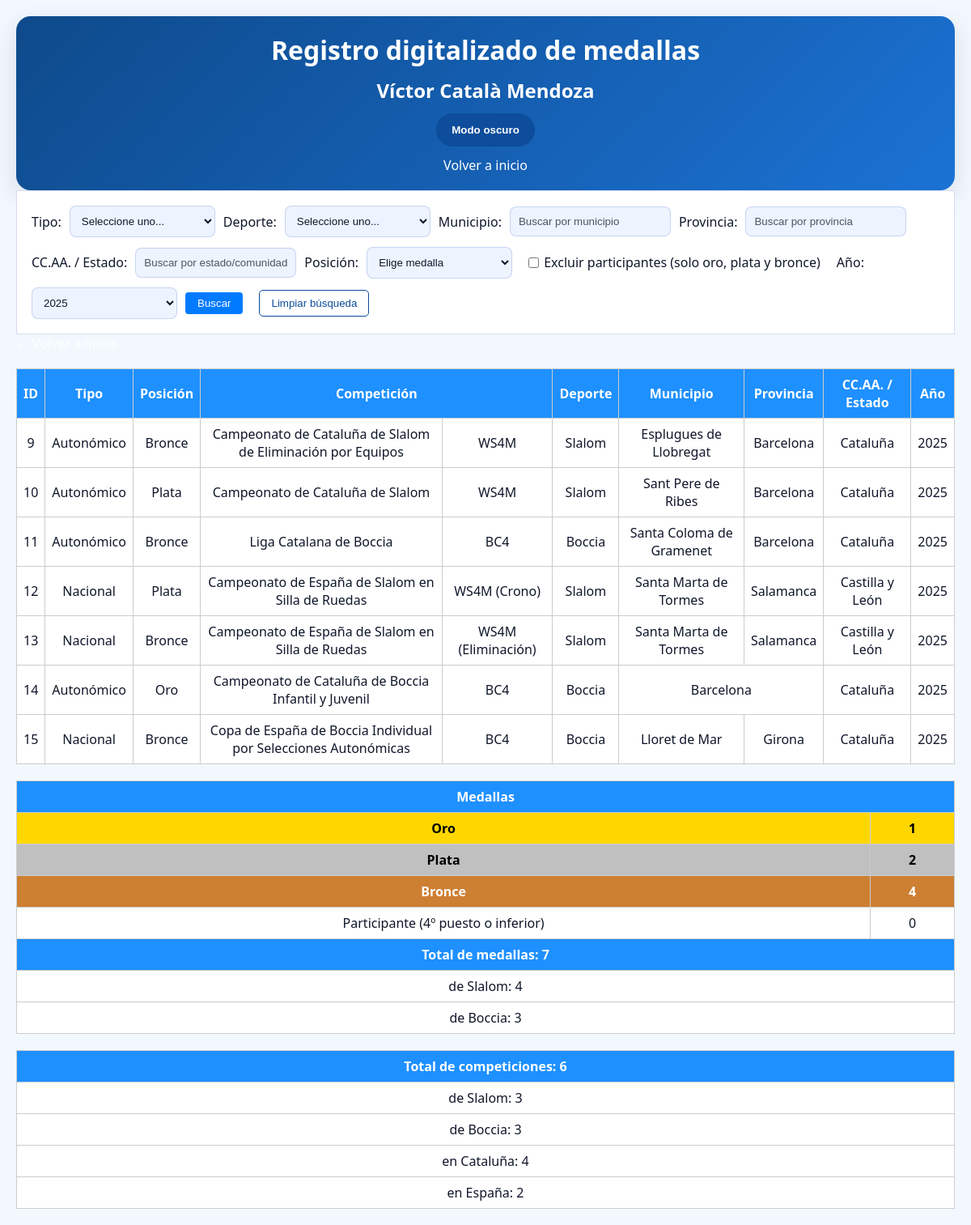
/medallero.php?year=2025, run on the app's committed database.
### tables this page shows
CREATE TABLE medallas (
    id INT AUTO_INCREMENT PRIMARY KEY,
    tipo ENUM('Autonómico', 'Nacional', 'Internacional'),
    competicion VARCHAR(255),
    deporte VARCHAR(100),
    posicion ENUM('Oro', 'Plata', 'Bronce', 'Participante'),
    division VARCHAR(100) NULL,
    lugar VARCHAR(100),
    provincia VARCHAR(100),
    comunidad VARCHAR(100),
    pais VARCHAR(100),
    year YEAR
);

### funciones.php (called while the page is built, shortened)
<?php
function iconoMedalla($posicion)
{
    switch ($posicion) {
        default:
            return ucfirst($posicion);
    }
}
?>

### medallero.php (the view, shortened to what this page needs)
<?php include 'conexion.php';
include 'funciones.php'; ?>
<!DOCTYPE html>
<html>
<head>
    <link rel="stylesheet" href="css/index.css">
</head>
<body>
    <header>
        <h1>Registro digitalizado de medallas</h1>
        <h2>Víctor Català Mendoza</h2>
        <button id="theme-toggle" type="button">Modo oscuro</button>
        <a href="index.php">Volver a inicio</a>
    </header>
    <form method="GET">
        Tipo:
        <select name="tipo">
            <option value="">Seleccione uno...</option>
        </select>
        Deporte:
        <select name="deporte">
            <option value="">Seleccione uno...</option>
        </select>
        Municipio:
        <input type="text" name="lugar" id="municipio" placeholder="Buscar por municipio">
        Provincia:
        <input type="text" name="provincia" id="provincia" placeholder="Buscar por provincia">
        CC.AA. / Estado:
        <input type="text" name="comunidad" id="comunidad" placeholder="Buscar por estado/comunidad autónoma">
        Posición:
        <select name="posicion">
            <option value="">Elige medalla</option>
        </select>
        <label class="checkbox-label">
            <input type="checkbox" name="excluir_participante" value="1" <?php echo !empty($_GET['excluir_participante']) ? 'checked' : ''; ?>> Excluir participantes (solo oro, plata y bronce)
        </label>
        Año:
        <select name="year">
            <?php
            $year_inicio = 2023;
            $year_actual = date('Y');
            for ($i = $year_inicio; $i <= $year_actual; $i++) {
                $seleccionado = ($_GET['year'] ?? '') == $i ? 'selected' : '';
                echo "<option value=\"$i\" $seleccionado>$i</option>";
            }
            ?>
        </select>
        <input type="submit" value="Buscar">
        <button type="button" id="limpiar-filtros">Limpiar búsqueda</button>
    </form>
    <a href="index.php">&larr; Volver a inicio</a>
    <?php
    $year = $_GET['year'] ?? '';
    $where = " WHERE 1=1";
    if (!empty($year)) {
        $where .= " AND year = " . intval($year);
    }
    $whereCompeticionesSlalom = " WHERE 1=1";
    if (!empty($year)) {
        $whereCompeticionesSlalom .= " AND year = " . intval($year);
    }
    $whereCompeticionesBoccia = " WHERE deporte = 'Boccia'";
    if (!empty($year)) {
        $whereCompeticionesBoccia .= " AND year = " . intval($year);
    }
    $sql = "SELECT * FROM medallas" . $where;
    $sqlResumenSlalom = "SELECT
        SUM(CASE WHEN LOWER(posicion) = 'oro' THEN 1 ELSE 0 END) AS oro,
        SUM(CASE WHEN LOWER(posicion) = 'plata' THEN 1 ELSE 0 END) AS plata,
        SUM(CASE WHEN LOWER(posicion) = 'bronce' THEN 1 ELSE 0 END) AS bronce
    FROM medallas" . $where . " AND LOWER(deporte) LIKE '%slalom%' AND LOWER(posicion) IN ('oro', 'plata', 'bronce')";
    $sqlResumenBoccia = "SELECT
        SUM(CASE WHEN LOWER(posicion) = 'oro' THEN 1 ELSE 0 END) AS oro,
        SUM(CASE WHEN LOWER(posicion) = 'plata' THEN 1 ELSE 0 END) AS plata,
        SUM(CASE WHEN LOWER(posicion) = 'bronce' THEN 1 ELSE 0 END) AS bronce
    FROM medallas" . $where . " AND LOWER(deporte) LIKE '%boccia%' AND LOWER(posicion) IN ('oro', 'plata', 'bronce')";
    $sqlResumen = "SELECT
        SUM(posicion = 'oro') AS oro,
        SUM(posicion = 'plata') AS plata,
        SUM(posicion = 'bronce') AS bronce,
        SUM(posicion IN ('participante')) AS total_participantes,
        SUM(posicion IN ('oro', 'plata', 'bronce')) AS total_medallas,
        (SELECT COUNT(DISTINCT competicion, year) FROM competiciones_slalom" . $whereCompeticionesSlalom . " AND posicion IN ('oro', 'plata', 'bronce', 'participante')) AS total_competiciones_slalom,
        (SELECT COUNT(DISTINCT competicion) FROM medallas" . $whereCompeticionesBoccia . " AND posicion IN ('oro', 'plata', 'bronce', 'participante')) AS total_competiciones_boccia,
        (SELECT COUNT(DISTINCT competicion, year) FROM competiciones_slalom" . $whereCompeticionesSlalom . " AND tipo = 'autonomico' AND posicion IN ('oro', 'plata', 'bronce', 'participante')) AS total_catalunya_slalom,
        (SELECT COUNT(DISTINCT competicion) FROM medallas" . $whereCompeticionesBoccia . " AND tipo = 'autonomico' AND posicion IN ('oro', 'plata', 'bronce', 'participante')) AS total_catalunya_boccia,
        (SELECT COUNT(DISTINCT competicion, year) FROM competiciones_slalom" . $whereCompeticionesSlalom . " AND tipo = 'nacional' AND posicion IN ('oro', 'plata', 'bronce', 'participante')) AS total_espanna_slalom,
        (SELECT COUNT(DISTINCT competicion) FROM medallas" . $whereCompeticionesBoccia . " AND tipo = 'nacional' AND posicion IN ('oro', 'plata', 'bronce', 'participante')) AS total_espanna_boccia,
        COUNT(*) AS total_registros
    FROM medallas" . $where . " AND posicion IN ('oro', 'plata', 'bronce', 'participante')";
    $resultado = $conexion->query($sql);
    if ($resultado->num_rows > 0): ?>
        <table>
            <tr>
                <th>ID</th>
                <th>Tipo</th>
                <th>Posición</th>
                <th colspan="2">Competición</th>
                <th>Deporte</th>
                <th>Municipio</th>
                <th>Provincia</th>
                <th>CC.AA. / Estado</th>
                <th>Año</th>
            </tr>
            <?php while ($fila = $resultado->fetch_assoc()): ?>
                <tr>
                    <td><?php echo $fila['id']; ?></td>
                    <td><?php echo $fila['tipo']; ?></td>
                    <td class="<?php echo $fila['posicion']; ?>">
                        <?php echo iconoMedalla($fila['posicion']); ?>
                    </td>
                    <td><?php echo $fila['competicion']; ?></td>
                    <td><?php echo $fila['division']; ?></td>
                    <td><?php echo $fila['deporte']; ?></td>
                    <?php
                    if ($fila['lugar'] == $fila['provincia']) {
                        echo '<td colspan="2">' . $fila['lugar'] . '</td>';
                        echo '<td>' . $fila['comunidad'] . '</td>';
                    } elseif ($fila['provincia'] == $fila['comunidad']) {
                        echo '<td colspan="2">' . $fila['provincia'] . '</td>';
                    } else {
                        echo '<td>' . $fila['lugar'] . '</td>';
                        echo '<td>' . $fila['provincia'] . '</td>';
                        echo '<td>' . $fila['comunidad'] . '</td>';
                    }
                    ?>
                    <td><?php echo $fila['year']; ?></td>
                </tr>
            <?php endwhile; ?>
        </table>
    <?php else: ?>
        <p>No se han encontrado resultados</p>
    <?php endif; ?>
    <?php
    $resultado2 = $conexion->query($sqlResumen);
    $resumen = $resultado2 ? $resultado2->fetch_assoc() : null;
    $resultadoSlalom = $conexion->query($sqlResumenSlalom);
    $resumenSlalom = $resultadoSlalom ? $resultadoSlalom->fetch_assoc() : null;
    $resultadoBoccia = $conexion->query($sqlResumenBoccia);
    $resumenBoccia = $resultadoBoccia ? $resultadoBoccia->fetch_assoc() : null;
    if ($resumen):
        $total_competiciones_slalom = (int) $resumen['total_competiciones_slalom'];
        $total_competiciones_boccia = (int) $resumen['total_competiciones_boccia'];
        $total_competiciones_deportes = $total_competiciones_slalom + $total_competiciones_boccia;
        ?>
        <table>
            <tr>
                <th colspan="2">Medallas</th>
            </tr>
            <tr>
                <th class=oro>Oro</th>
                <td class=oro><?php echo (int) $resumen['oro']; ?></td>
            </tr>
            <tr>
                <th class=plata>Plata</th>
                <td class=plata><?php echo (int) $resumen['plata']; ?></td>
            </tr>
            <tr>
                <th class=bronce>Bronce</th>
                <td class=bronce><?php echo (int) $resumen['bronce']; ?></td>
            </tr>
            <tr>
                <td>Participante (4º puesto o inferior)</td>
                <td><?php echo (int) $resumen['total_participantes']; ?></td>
            </tr>
            <tr>
                <th colspan="2">Total de medallas: <?php echo (int) $resumen['total_medallas']; ?></th>
            </tr>
            <tr>
                <td colspan="2">
                    de Slalom: <?php echo (int) (($resumenSlalom['oro'] ?? 0) + ($resumenSlalom['plata'] ?? 0) + ($resumenSlalom['bronce'] ?? 0)); ?>
                </td>
            </tr>
            <tr>
                <td colspan="2">
                    de Boccia: <?php echo (int) (($resumenBoccia['oro'] ?? 0) + ($resumenBoccia['plata'] ?? 0) + ($resumenBoccia['bronce'] ?? 0)); ?>
                </td>
            </tr>
        </table>
        <table>
            <tr>
                <th>Total de competiciones: <?php echo $total_competiciones_deportes; ?></th>
            </tr>
            <tr>
                <td>de Slalom: <?php echo $total_competiciones_slalom; ?></td>
            </tr>
            <tr>
                <td>de Boccia: <?php echo $total_competiciones_boccia; ?></td>
            </tr>
            <tr>
                <td>en Cataluña: <?php echo ((int) $resumen['total_catalunya_slalom'] + (int) $resumen['total_catalunya_boccia']); ?></td>
            </tr>
            <tr>
                <td>en España: <?php echo ((int) $resumen['total_espanna_slalom'] + (int) $resumen['total_espanna_boccia']); ?></td>
            </tr>
        </table>
    <?php else: ?>
        <p>No se han encontrado resultados</p>
    <?php endif; ?>
</body>
</html>

### css/index.css (style rules this page uses)
:root { --bg: #f3f8ff; --surface: #ffffff; --surface-soft: #edf4ff; --text: #0f172a; --muted: #4b5563; --border: rgba(30, 64, 175, 0.18); --accent: #0d4d9b; --accent-soft: #d6e6ff; --header-bg: #0e4a8b; --header-text: #ffffff; --table-header: #1e63c2; --table-row: #eff5ff; --table-alt: #dbe9ff; --button-bg: #0d4d9b; --button-text: #ffffff; --button-border: rgba(13, 77, 155, 0.34); }
* { box-sizing: border-box; padding: 0; margin: 0; }
html, body { min-height: 100%; }
body { font-family: 'Segoe UI', Tahoma, Geneva, Verdana, sans-serif; background-color: var(--bg); color: var(--text); margin: 20px; }
a { color: #ffffff; text-decoration: none; }
header { display: flex; flex-direction: column; align-items: center; justify-content: center; gap: 12px; text-align: center; padding: 20px; border-radius: 18px; background: linear-gradient(135deg, var(--header-bg), #1b72d4); color: var(--header-text); box-shadow: 0 10px 30px rgba(15, 23, 42, 0.12); }
header > * { margin: 0; }
#theme-toggle { padding: 12px 18px; background-color: var(--button-bg); color: var(--button-text); border: 1px solid var(--button-border); border-radius: 999px; cursor: pointer; font-weight: 600; transition: transform 0.2s ease, background-color 0.25s ease; }
form { background: var(--surface); padding: 18px; border: 1px solid var(--border); display: flex; flex-direction: row; flex-wrap: wrap; gap: 10px; align-items: center; }
form label, form > * { display: inline-flex; align-items: center; }
.checkbox-label { gap: 6px; padding: 10px; }
input[type="text"], input[type="date"], select, textarea { padding: 10px; border: 1px solid var(--border); border-radius: 8px; background-color: var(--surface-soft); color: var(--text); min-width: 180px; }
input[type="text"]::placeholder, input[type="date"]::placeholder, textarea::placeholder { color: var(--muted); }
input[type="submit"] { padding: 6px 15px; background-color: #007BFF; color: white; border: none; border-radius: 4px; cursor: pointer; }
#limpiar-filtros { background-color: transparent; color: var(--accent); border: 1px solid var(--accent); padding: 8px 14px; border-radius: 5px; cursor: pointer; margin-left: 10px; transition: background-color 0.3s ease, color 0.3s ease; }
table { width: 100%; border-collapse: collapse; margin-top: 20px; background: var(--surface); }
th, td { border: 1px solid #ccc; padding: 8px; text-align: center; }
th { background-color: dodgerblue; color: white; text-align: center; }
td.oro, th.oro { background-color: gold; color: black; font-weight: bold; }
td.plata, th.plata { background-color: silver; color: black; font-weight: bold; }
td.bronce, th.bronce { background-color: #cd7f32; color: white; font-weight: bold; }

### data on the page
medallas: id "9", tipo "Autonómico", posicion "Bronce", competicion "Campeonato de Cataluña de Slalom de Eliminación por Equipos", division "WS4M", deporte "Slalom", lugar "Esplugues de Llobregat", provincia "Barcelona", comunidad "Cataluña", year "2025"
medallas: id "10", tipo "Autonómico", posicion "Plata", competicion "Campeonato de Cataluña de Slalom", division "WS4M", deporte "Slalom", lugar "Sant Pere de Ribes", provincia "Barcelona", comunidad "Cataluña", year "2025"
medallas: id "11", tipo "Autonómico", posicion "Bronce", competicion "Liga Catalana de Boccia", division "BC4", deporte "Boccia", lugar "Santa Coloma de Gramenet", provincia "Barcelona", comunidad "Cataluña", year "2025"
medallas: id "12", tipo "Nacional", posicion "Plata", competicion "Campeonato de España de Slalom en Silla de Ruedas", division "WS4M (Crono)", deporte "Slalom", lugar "Santa Marta de Tormes", provincia "Salamanca", comunidad "Castilla y León", year "2025"
medallas: id "13", tipo "Nacional", posicion "Bronce", competicion "Campeonato de España de Slalom en Silla de Ruedas", division "WS4M (Eliminación)", deporte "Slalom", lugar "Santa Marta de Tormes", provincia "Salamanca", comunidad "Castilla y León", year "2025"
medallas: id "14", tipo "Autonómico", posicion "Oro", competicion "Campeonato de Cataluña de Boccia Infantil y Juvenil", division "BC4", deporte "Boccia", lugar "Barcelona", comunidad "Cataluña", year "2025"
medallas: id "15", tipo "Nacional", posicion "Bronce", competicion "Copa de España de Boccia Individual por Selecciones Autonómicas", division "BC4", deporte "Boccia", lugar "Lloret de Mar", provincia "Girona", comunidad "Cataluña", year "2025"

### other printed values
$resumen['oro'] "1"
$resumen['plata'] "2"
$resumen['bronce'] "4"
$resumen['total_participantes'] "0"
$resumen['total_medallas'] "7"
$total_competiciones_deportes "6"
$total_competiciones_slalom "3"
$total_competiciones_boccia "3"
form field year "2025"
